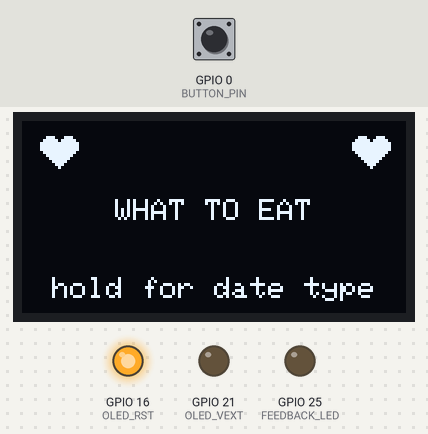
Bench run of a sketch on a simulated ESP32. On the bench: 128×64 one-colour display, output pins drawn as LEDs (lit = HIGH). Dashed ring = blinking. The test bench sets the inputs (shaded band); at power-on: GPIO 0 (BUTTON_PIN) HIGH. Random numbers use the default seed unless the sketch sets one.

Above: at 3.72 s.
4.1 s: GPIO 0 (BUTTON_PIN) pulled LOW for 0.15 s
At 5.5 s:
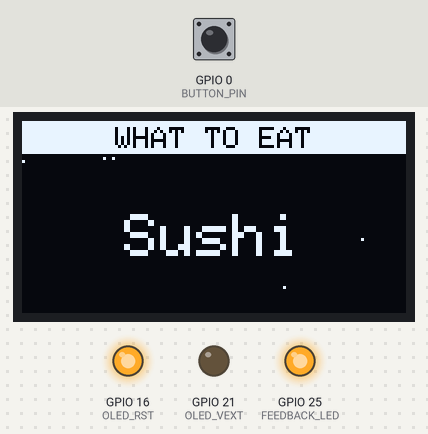
6.8 s: GPIO 0 (BUTTON_PIN) pulled LOW for 3.2 s
At 10.1 s:
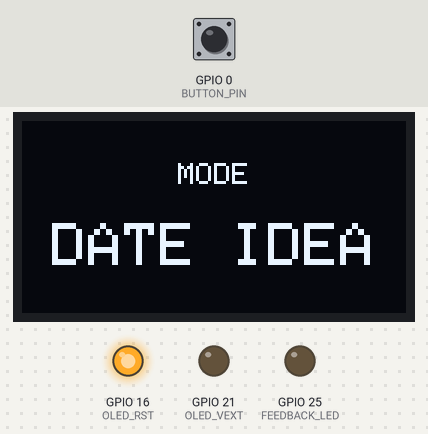
10.6 s: GPIO 0 (BUTTON_PIN) pulled LOW for 0.15 s
At 10.83 s:
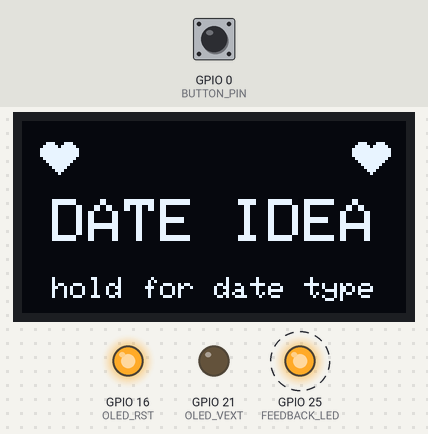
11.3 s: GPIO 0 (BUTTON_PIN) pulled LOW for 0.15 s
At 11.87 s:
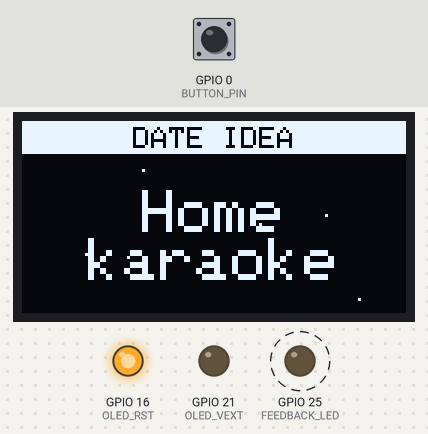
12.0 s: GPIO 0 (BUTTON_PIN) pulled LOW for 0.15 s
At 12.15 s:
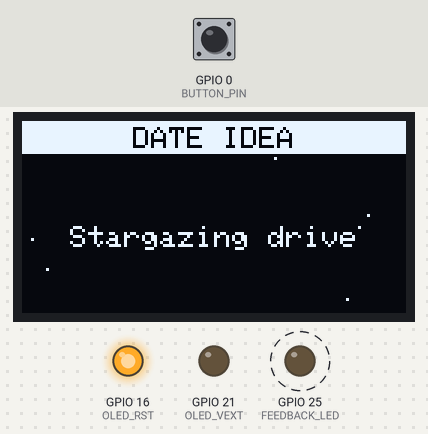
12.7 s: GPIO 0 (BUTTON_PIN) pulled LOW for 3.2 s
At 16.1 s:
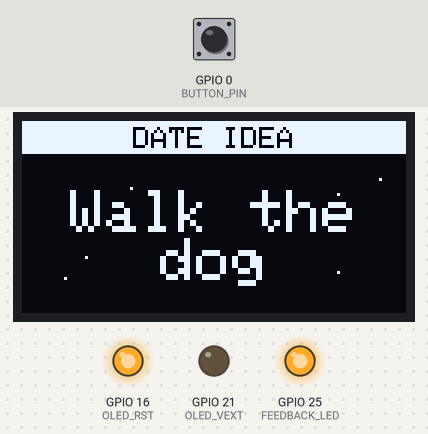
Timing chart, 0 to 19.2 s (numbered marks = the images above; inputs shaded):
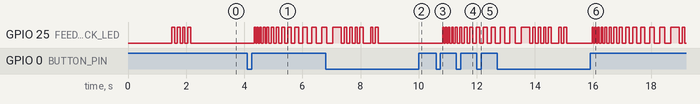

The sketch:

date_oracle.ino
```cpp
// Date-Night Decision Oracle -- Heltec WiFi LoRa 32 V2
// Uses only the onboard OLED and the onboard PRG button (GPIO 0). No wiring.

#include <Wire.h>
#include <Adafruit_GFX.h>
#include <Adafruit_SSD1306.h>
#include "esp_sleep.h"
#include "date_ideas_data.h"

#define OLED_SDA     4
#define OLED_SCL     15
#define OLED_RST     16
#define OLED_VEXT    21    // active-LOW; powers OLED on LoRa V2
#define FEEDBACK_LED 25
#define BUTTON_PIN   0     // onboard PRG button (active LOW)

#define SCREEN_WIDTH  128
#define SCREEN_HEIGHT 64
#define OLED_ADDR     0x3C
#define LONG_PRESS_MS 700
#define IDLE_MS       20000 // 20s to sleep

Adafruit_SSD1306 display(SCREEN_WIDTH, SCREEN_HEIGHT, &Wire, -1);

#define MAX_CATEGORIES    8
#define MAX_ITEMS_PER_CAT 32

struct Category {
  const char* name;
  const char* items[MAX_ITEMS_PER_CAT];
  uint8_t     count;
};

Category cats[MAX_CATEGORIES];
uint8_t  NUM_CATS = 0;

static char ideasRam[IDEAS_BLOB_CAPACITY];

uint8_t  curCat = 0;
int8_t   lastPick[MAX_CATEGORIES];
uint32_t lastAct = 0;
bool     resultShown = false;

void parseIdeas() {
  memcpy(ideasRam, IDEAS.data, IDEAS_BLOB_CAPACITY);
  ideasRam[IDEAS_BLOB_CAPACITY - 1] = 0;

  int8_t idx = -1;
  char* p = ideasRam;
  while (*p) {
    while (*p == '\n' || *p == '\r' || *p == ' ' || *p == '\t') p++;
    if (!*p) break;

    char* line = p;
    while (*p && *p != '\n' && *p != '\r') p++;
    if (*p) { *p = 0; p++; }

    char* end = line + strlen(line);
    while (end > line && (end[-1] == ' ' || end[-1] == '\t')) { end--; *end = 0; }
    if (!*line) continue;

    if (*line == '[') {
      if (idx + 1 >= MAX_CATEGORIES) break;
      idx++;
      char* name = line + 1;
      char* close = strchr(name, ']');
      if (close) *close = 0;
      cats[idx].name = name;
      cats[idx].count = 0;
    } else if (idx >= 0 && cats[idx].count < MAX_ITEMS_PER_CAT) {
      cats[idx].items[cats[idx].count++] = line;
    }
  }
  NUM_CATS = idx + 1;

  if (NUM_CATS == 0) {
    cats[0].name = "EMPTY";
    cats[0].items[0] = "edit date_ideas.txt";
    cats[0].items[1] = "or use the web app";
    cats[0].count = 2;
    NUM_CATS = 1;
  }
}

void drawHeart(int16_t cx, int16_t cy, uint8_t r) {
  display.fillCircle(cx - r, cy, r, SSD1306_WHITE);
  display.fillCircle(cx + r, cy, r, SSD1306_WHITE);
  display.fillTriangle(cx - 2*r, cy, cx + 2*r, cy, cx, cy + 2*r + r/2, SSD1306_WHITE);
}

void drawCentered(const char* t, uint8_t size, int16_t y) {
  display.setTextSize(size);
  int16_t lw = (int16_t)strlen(t) * 6 * size;
  int16_t x = (SCREEN_WIDTH - lw) / 2;
  if (x < 0) x = 0;
  display.setCursor(x, y);
  display.print(t);
}

void drawWrappedCentered(const char* text, uint8_t size, int16_t top) {
  display.setTextSize(size);
  uint8_t charW = 6 * size, lineH = 8 * size;
  uint8_t maxChars = SCREEN_WIDTH / charW;
  if (maxChars > 23) maxChars = 23;

  char buf[64];
  strncpy(buf, text, sizeof(buf) - 1);
  buf[sizeof(buf) - 1] = 0;

  char lines[4][24];
  uint8_t n = 0;
  lines[0][0] = 0;

  char* tok = strtok(buf, " ");
  while (tok && n < 4) {
    if (lines[n][0] == 0) {
      strncpy(lines[n], tok, 23); lines[n][23] = 0;
    } else if (strlen(lines[n]) + 1 + strlen(tok) <= maxChars) {
      strcat(lines[n], " ");
      strcat(lines[n], tok);
    } else {
      n++;
      if (n >= 4) break;
      strncpy(lines[n], tok, 23); lines[n][23] = 0;
    }
    tok = strtok(NULL, " ");
  }
  uint8_t nLines = n + 1;
  if (nLines > 4) nLines = 4;

  int16_t blockH = nLines * lineH;
  int16_t y = top + ((SCREEN_HEIGHT - top) - blockH) / 2;
  if (y < top) y = top;

  for (uint8_t i = 0; i < nLines; i++) {
    int16_t lw = (int16_t)strlen(lines[i]) * charW;
    int16_t x = (SCREEN_WIDTH - lw) / 2;
    if (x < 0) x = 0;
    display.setCursor(x, y);
    display.print(lines[i]);
    y += lineH;
  }
}

void scatterSparkles(uint8_t n) {
  for (uint8_t i = 0; i < n; i++) {
    display.drawPixel(random(SCREEN_WIDTH), 12 + random(SCREEN_HEIGHT - 12), SSD1306_WHITE);
  }
}

void drawFrameHearts(uint8_t r) {
  drawHeart(4 + r, SCREEN_HEIGHT - 2 - r, r);
  drawHeart(SCREEN_WIDTH - 4 - r, SCREEN_HEIGHT - 2 - r, r);
}

void showShuffle(const char* category, const char* pick) {
  display.clearDisplay();
  display.fillRect(0, 0, SCREEN_WIDTH, 11, SSD1306_WHITE);
  display.setTextColor(SSD1306_BLACK);
  drawCentered(category, 1, 2);
  display.setTextColor(SSD1306_WHITE);
  uint8_t size = strlen(pick) <= 12 ? 2 : 1;
  drawWrappedCentered(pick, size, 14);
  scatterSparkles(6);
  display.display();
}

void showResult(const char* category, const char* pick) {
  display.clearDisplay();
  display.fillRect(0, 0, SCREEN_WIDTH, 11, SSD1306_WHITE);
  display.setTextColor(SSD1306_BLACK);
  drawCentered(category, 1, 2);
  display.setTextColor(SSD1306_WHITE);
  uint8_t size = strlen(pick) <= 12 ? 2 : 1;
  drawWrappedCentered(pick, size, 14);
  drawFrameHearts(3);
  display.display();
}

void renderIdle() {
  static const int8_t BOB[8] = {0, 1, 2, 1, 0, -1, -2, -1};
  int8_t bob = BOB[(millis() / 100) % 8];

  display.clearDisplay();
  display.setTextColor(SSD1306_WHITE);
  drawHeart(12, 8 + bob, 3);
  drawHeart(SCREEN_WIDTH - 12, 8 + bob, 3);
  uint8_t sz = strlen(cats[curCat].name) <= 10 ? 2 : 1;
  drawCentered(cats[curCat].name, sz, 26);
  drawCentered("hold for date type", 1, 52);
  display.display();
}

void showIdle() {
  renderIdle();
  resultShown = false;
}

void showBanner() {
  display.clearDisplay();
  display.setTextColor(SSD1306_WHITE);
  drawCentered("MODE", 1, 14);
  uint8_t sz = strlen(cats[curCat].name) <= 10 ? 2 : 1;
  drawCentered(cats[curCat].name, sz, 34);
  display.display();
  delay(700);
}

void heartbeat() {
  digitalWrite(FEEDBACK_LED, HIGH); delay(70);
  digitalWrite(FEEDBACK_LED, LOW);  delay(90);
  digitalWrite(FEEDBACK_LED, HIGH); delay(110);
  digitalWrite(FEEDBACK_LED, LOW);  delay(260);
}

void revealBang(uint8_t times) {
  for (uint8_t i = 0; i < times; i++) {
    display.invertDisplay(true);
    digitalWrite(FEEDBACK_LED, HIGH);
    delay(95);
    display.invertDisplay(false);
    digitalWrite(FEEDBACK_LED, LOW);
    delay(95);
  }
}

void slotReveal(uint8_t cat) {
  Category& C = cats[cat];
  int8_t idx;
  do { idx = random(C.count); } while (C.count > 1 && idx == lastPick[cat]);
  lastPick[cat] = idx;

  uint16_t d = 18;
  for (uint8_t i = 0; i < 28; i++) {
    showShuffle(C.name, C.items[random(C.count)]);
    digitalWrite(FEEDBACK_LED, i & 1);
    delay(d);
    d += 2 + i / 3;
  }
  showResult(C.name, C.items[idx]);
  revealBang(3);
  heartbeat();
  heartbeat();
  resultShown = true;
}

void drawSleepyHeart(int16_t cx, int16_t cy, uint8_t r) {
  drawHeart(cx, cy, r);
  display.drawLine(cx - 13, cy - 2, cx - 6, cy - 2, SSD1306_BLACK);
  display.drawLine(cx + 6, cy - 2, cx + 13, cy - 2, SSD1306_BLACK);
}

void drawRisingZ(int16_t x, int16_t y, uint8_t frame) {
  for (uint8_t i = 0; i < 3; i++) {
    int16_t phase = ((int16_t)frame + i * 14) % 42;
    uint8_t sz = 1 + phase / 18;
    display.setTextSize(sz);
    display.setTextColor(SSD1306_WHITE);
    display.setCursor(x + phase / 3, y - phase / 2);
    display.print('Z');
  }
}

void closeEyelids() {
  for (int16_t h = 0; h <= SCREEN_HEIGHT / 2; h += 2) {
    display.fillRect(0, 0, SCREEN_WIDTH, h, SSD1306_BLACK);
    display.fillRect(0, SCREEN_HEIGHT - h, SCREEN_WIDTH, h, SSD1306_BLACK);
    display.display();
    delay(22);
  }
}

void sleepAnimation() {
  static const int8_t WAVE[8] = {0, 1, 2, 1, 0, -1, -2, -1};
  const int16_t cx = SCREEN_WIDTH / 2;

  for (uint8_t f = 0; f < 48; f++) {
    int8_t amp = 4 - f / 12;
    if (amp < 1) amp = 1;
    int16_t cy = 28 + WAVE[f % 8] * amp;

    display.clearDisplay();
    drawSleepyHeart(cx, cy, 9);
    drawRisingZ(cx + 16, cy - 12, f);
    display.display();
    delay(45);
  }

  display.clearDisplay();
  drawSleepyHeart(cx, 26, 9);
  drawCentered("press RST to wake", 1, 54);
  display.display();
  delay(1000);

  closeEyelids();
}

void goToSleep() {
  sleepAnimation();

  display.ssd1306_command(SSD1306_DISPLAYOFF);
  digitalWrite(OLED_VEXT, HIGH);   // active-LOW: HIGH cuts OLED power
  digitalWrite(FEEDBACK_LED, LOW);

  esp_sleep_enable_ext0_wakeup(GPIO_NUM_0, 0);  // PRG (active-LOW) also wakes
  esp_deep_sleep_start();
}

void drawTitle(int16_t yDate, int16_t yOracle, uint8_t heartR) {
  display.clearDisplay();
  display.setTextColor(SSD1306_WHITE);
  drawCentered("DATE", 2, yDate);
  drawCentered("ORACLE", 2, yOracle);
  if (heartR) {
    drawHeart(12, 30, heartR);
    drawHeart(SCREEN_WIDTH - 12, 30, heartR);
  }
}

void wakeAnimation() {
  for (uint8_t f = 0; f <= 16; f++) {
    drawTitle(-16 + 30 * f / 16, 64 - 30 * f / 16, 0);
    display.display();
    delay(35);
  }
  for (uint8_t r = 1; r <= 5; r++) {
    drawTitle(14, 34, r);
    display.display();
    delay(45);
  }
  drawTitle(14, 34, 5);
  scatterSparkles(10);
  display.display();
  revealBang(2);
  heartbeat();
  delay(400);
}

void setup() {
  pinMode(BUTTON_PIN, INPUT_PULLUP);
  pinMode(FEEDBACK_LED, OUTPUT);
  parseIdeas();
  for (uint8_t i = 0; i < MAX_CATEGORIES; i++) lastPick[i] = -1;

  pinMode(OLED_VEXT, OUTPUT);
  digitalWrite(OLED_VEXT, LOW);
  delay(50);
  pinMode(OLED_RST, OUTPUT);
  digitalWrite(OLED_RST, LOW);  delay(20);
  digitalWrite(OLED_RST, HIGH);

  Wire.begin(OLED_SDA, OLED_SCL);
  randomSeed(esp_random());

  if (!display.begin(SSD1306_SWITCHCAPVCC, OLED_ADDR)) {
    for (;;);
  }
  display.setTextWrap(false);

  wakeAnimation();

  showIdle();
  lastAct = millis();
}

void loop() {
  static bool wasDown = false;
  static bool longFired = false;
  static uint32_t downAt = 0;
  static uint32_t lastFrame = 0;

  bool down = (digitalRead(BUTTON_PIN) == LOW);

  if (down && !wasDown) {
    downAt = millis();
    wasDown = true;
    longFired = false;
    lastAct = millis();
  }

  if (down && wasDown && !longFired && millis() - downAt >= LONG_PRESS_MS) {
    curCat = (curCat + 1) % NUM_CATS;
    longFired = true;
    lastAct = millis();
    showBanner();
    showIdle();
  }

  if (!down && wasDown) {
    uint32_t held = millis() - downAt;
    wasDown = false;
    lastAct = millis();
    if (!longFired && held > 25) slotReveal(curCat);
  }

  if (millis() - lastAct > IDLE_MS) goToSleep();

  if (!resultShown && millis() - lastFrame >= 100) {
    lastFrame = millis();
    renderIdle();
  }
}
```

Source omitted: e_ideas_data.h (data table, 26066 bytes)

Measured:
- after the input at 4.1 s, GPIO 25 (FEEDBACK_LED): LOW → HIGH after 0.24 s, then repeats every 0.10 s: LOW 0.05 s, HIGH 0.05 s
- after the input at 10.6 s, GPIO 25 (FEEDBACK_LED): alternates HIGH for 0.05 s and LOW for 0.06 s, starting after 0.22 s
